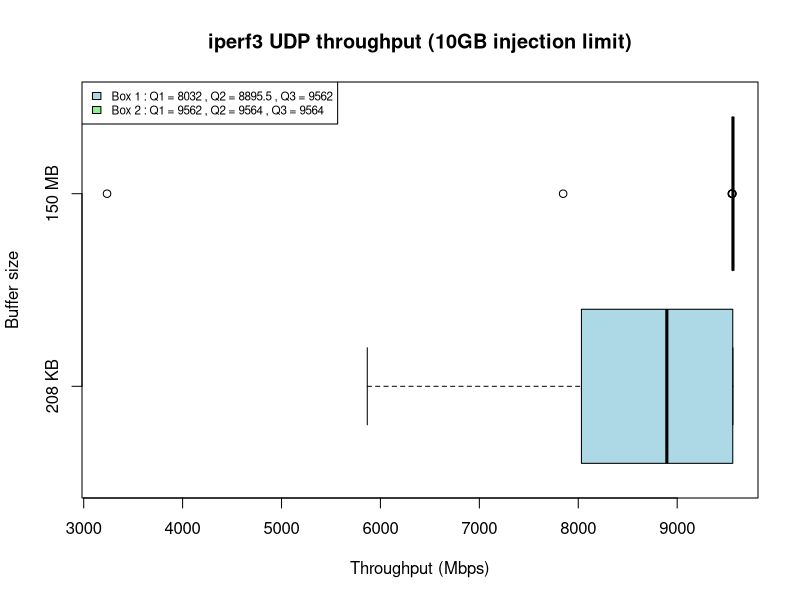

Here is the R script that generated this plot:
# Sample data for multiple boxes
data1 <- read.table("udp-box-plot-212992-10000.txt", header = FALSE)
data2 <- read.table("udp-box-plot-157286400-10000.txt", header = FALSE)

# Define custom y-axis values
#y_values <- c("208 KB", "150 MB")

# Combine data into a matrix
data_matrix <- cbind(data1, data2)

column_names <- c("208 KB", "150 MB")

# Set the column names for the data_matrix
colnames(data_matrix) <- column_names


# Create a boxplot with multiple boxes
bp <- boxplot(data_matrix, horizontal=TRUE, main="iperf3 UDP throughput (10GB injection limit)", xlab="Throughput (Mbps)", ylab="Buffer size", col=c("lightblue", "lightgreen"), outline=TRUE)

# Calculate quartiles and median for each box
q1 <- bp$stats[2, ]
q3 <- bp$stats[4, ]
median_val <- bp$stats[3, ]

# Create custom legend labels
legend_labels <- sapply(1:ncol(data_matrix), function(i) {
  paste("Box", i, ": Q1 =", round(q1[i], 2), ", Q2 =", round(median_val[i], 2), ", Q3 =", round(q3[i], 2))
})

# Create a legend
legend("topleft", legend=legend_labels, fill=c("lightblue", "lightgreen"), cex = 0.7)

